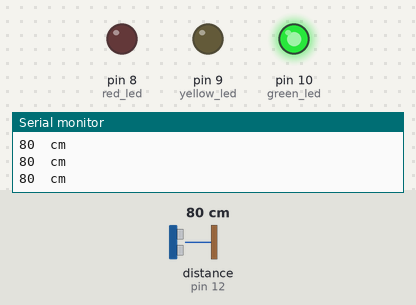
Bench run of a sketch on a simulated Arduino Uno, built with avr-gcc and run on an emulated ATmega328P. On the bench: output pins drawn as LEDs (lit = HIGH), the last lines printed to the serial monitor. Wiring (inferred from the names in the program): ultrasonic range finder: trigger pin 13; echo pin 12. The test bench sets the inputs (shaded band); at power-on: distance to the obstacle (sensor on pin 12) 80 cm. The echo pulse lasts 58.3 µs per cm; pins used as bus, display or sensor lines are not drawn.

Above: at 1.2 s.
1.3 s: distance to the obstacle (sensor on pin 12) set to 94 cm
2.8 s: distance to the obstacle (sensor on pin 12) set to 104 cm
At 4.0 s:
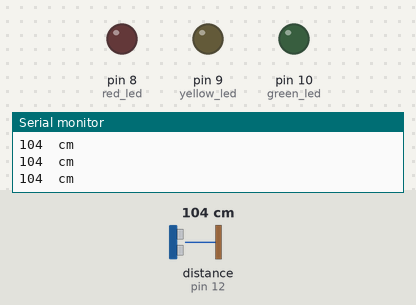
4.3 s: distance to the obstacle (sensor on pin 12) set to 2 cm
At 5.4 s:
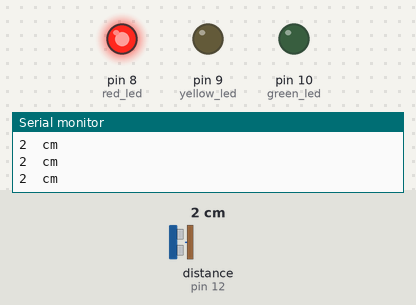
5.8 s: distance to the obstacle (sensor on pin 12) set to 35 cm
At 6.2 s:
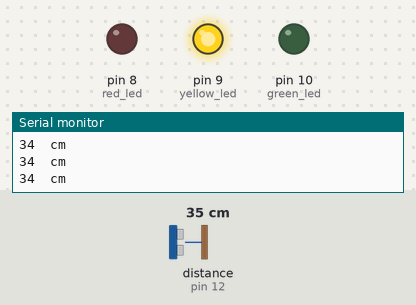
7.3 s: distance to the obstacle (sensor on pin 12) set to 23 cm
8.8 s: distance to the obstacle (sensor on pin 12) set to 20 cm
At 9.5 s:
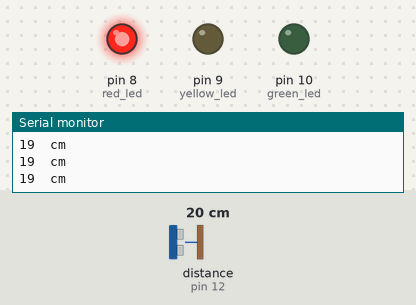
Timing chart, 0 to 11.3 s (numbered marks = the images above; inputs shaded):
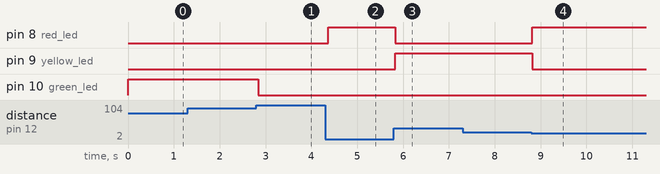

The sketch:

Workshop-Arduino.ino
```cpp
//...........................................................WORKSHOP_ARDUINO (Clube de Robótica)................................................
//...Author:Ângelo Rodrigues

//.........................................Definição dos Pins.....................

#define trigPin 13
#define echoPin 12
#define green_led 10
#define yellow_led 9
#define red_led 8


int distance;   //... variável global que vai guardar valor da distância...


//................................................ 1ª opção de função usando a constante da velocidade de propagação do som a 20ºC   .......

long measure_distance_velocity() {
  long duration, distance;

  //Send pulse
  digitalWrite(trigPin, LOW);
  delayMicroseconds(2);
  digitalWrite(trigPin, HIGH);
  delayMicroseconds(10);
  digitalWrite(trigPin, LOW);
  //Wait for edistanceho and measure time until it happens
  duration = pulseIn(echoPin, HIGH);
  distance = 344 * pow(10, 2) * ((duration * pow(10, -6)) / 2);              //.... distance = velocity * time, with time(microseconds) and velocity (m/s)
  return distance;
}


//........................................... ...............2ª opção de função dividindo a duração de propagação do pulso por 58 .......

long measure_distance() {
  long duration, distance;

  //Send pulse
  digitalWrite(trigPin, LOW);
  delayMicroseconds(2);
  digitalWrite(trigPin, HIGH);
  delayMicroseconds(10);
  digitalWrite(trigPin, LOW);
  //Wait for edistanceho and measure time until it happens
  duration = pulseIn(echoPin, HIGH);
  //distanceompute distandistancee
  distance = duration / 58;
  return distance;
}


//....................................................Declaração dos pins dentro da função SETUP..................


void setup() {
  Serial.begin (9600);        //... Definição do rating de comunicação e leitura do Serial Monitor
  pinMode(trigPin, OUTPUT);   //... Definição do pin do sensor de ultrassons que envia um pulso como OUTPUT
  pinMode(echoPin, INPUT);    //... Definição do pin do sensor de ultrassons que recebe um pulso como INPUT
  pinMode(green_led, OUTPUT); //... Definição do pin do LED VERDE como OUTPUT
  pinMode(yellow_led, OUTPUT); //... Definição do pin do LED AMARELO como OUTPUT
  pinMode(red_led, OUTPUT);   //... Definição do pin do LED VERMELHO como OUTPUT
}


//...............................................................................Função LOOP ............

void loop() {

  //distance=measure_distance_velocity();  //Atribuição do valor retornado pela 1ª opção função que determina a distância á variável distance

  distance = measure_distance(); //Atribuição do valor retornado pela 2ª opção função que determina a distância á variável distance

  Serial.print(distance);      //Print do valor de distance
  Serial.println("  cm");


  if (distance <= 20) {                   // .......Se a distância é menor ou igual que 20 cm apenas o led vermelho acende
    digitalWrite(green_led, LOW);
    digitalWrite(yellow_led, LOW);
    digitalWrite(red_led, HIGH);
  }
  else if (distance > 20 && distance < 70) {   //....... Se a distância é maior que 20 cm e menor que 70 cm apenas o led amarelo acende
    digitalWrite(green_led, LOW);
    digitalWrite(yellow_led, HIGH);
    digitalWrite(red_led, LOW);
  }
  else if (distance >= 70 && distance < 100) {  //....... Se a distância é maior igual que 70 cm e menor que 100 cm apenas o led verde acende
    digitalWrite(green_led, HIGH);
    digitalWrite(yellow_led, LOW);
    digitalWrite(red_led, LOW);
  }
  else {                                    //......Senão, caso nenhuma das condições anteriores, todos os leds se apagam
    for (int i = red_led; i <= green_led; i++) {
      digitalWrite(i, LOW);
    }
  }
  delay(60);
}
```

Measured:
- the behaviour switches between 99 and 100 cm on distance to the obstacle (sensor on pin 12) (found by bisection; images 0 and 1)
- the behaviour switches between 22 and 21 cm on distance to the obstacle (sensor on pin 12) (found by bisection; images 3 and 4)
- after the input at 2.8 s, pin 10 (green_led): HIGH → LOW at once
- after the input at 4.3 s, pin 8 (red_led): LOW → HIGH after 0.07 s
- after the input at 5.8 s, pin 8 (red_led): HIGH → LOW at once; pin 9 (yellow_led): LOW → HIGH at once
- after the input at 8.8 s, pin 8 (red_led): LOW → HIGH at once; pin 9 (yellow_led): HIGH → LOW at once
